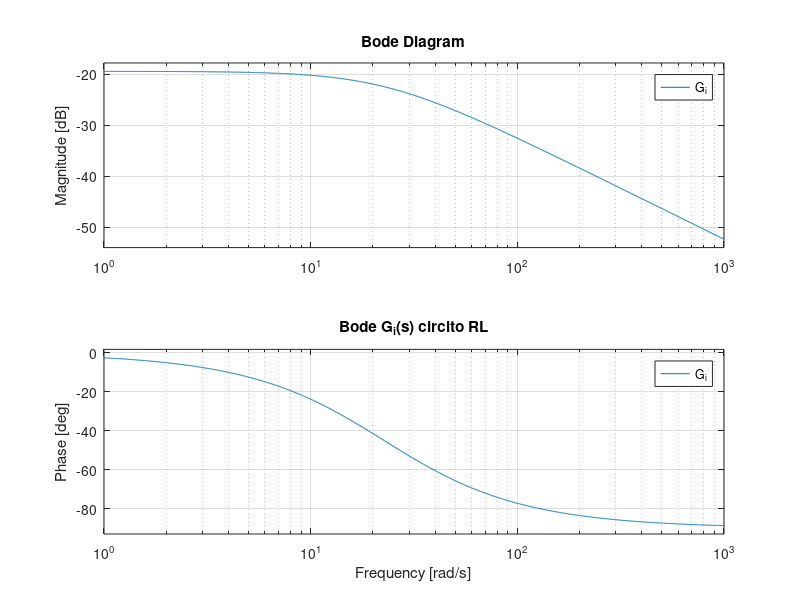
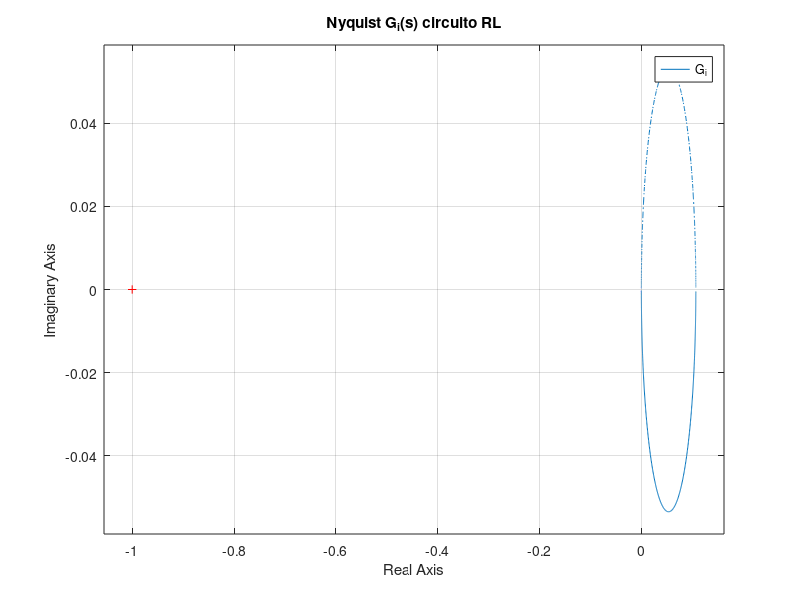
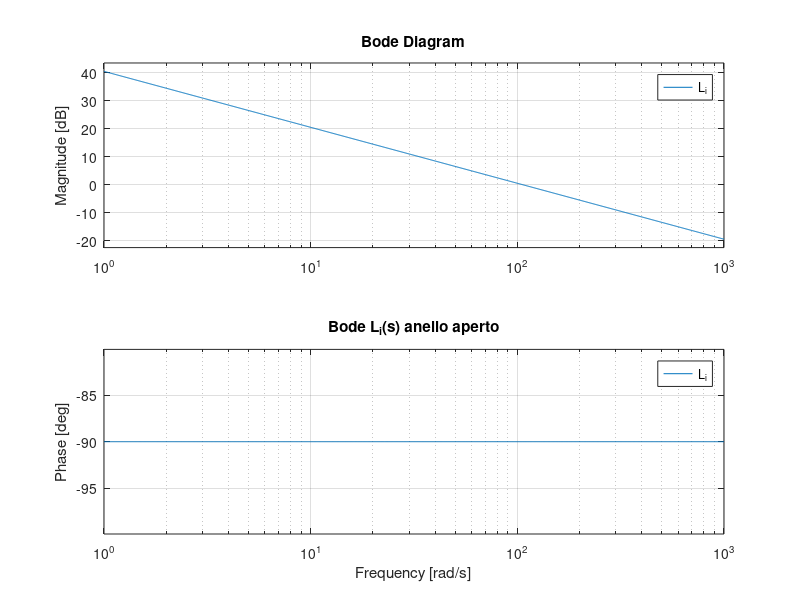
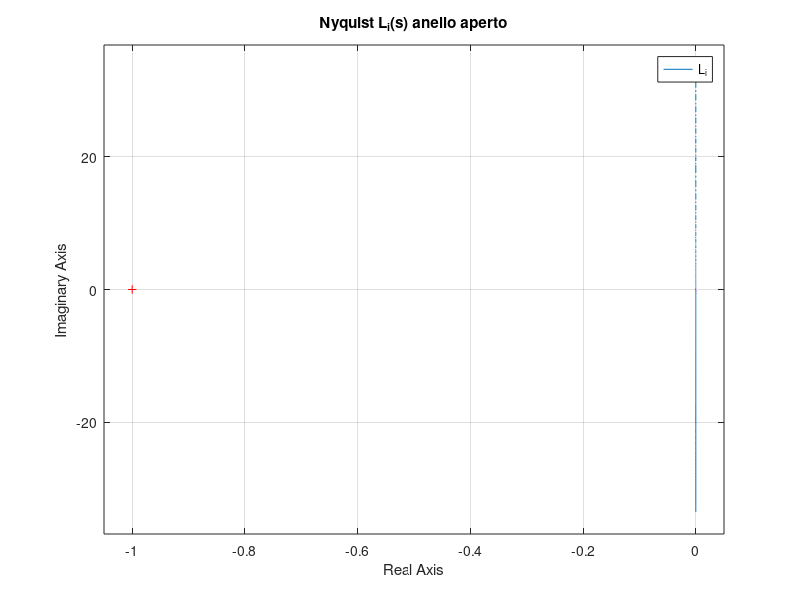

Write the MATLAB code that produced these figures, in order.
% PI sintetis with BODE method for RL circuit (current control)
clear all;
clc
fprintf('\n');
fprintf('============================================================\n');
fprintf(' CURRENT CONTROL MODEL\n');
fprintf('============================================================\n');
%% 0) Parametri 
Kg = 3;% gain amplificatore

% Circuito LR
L = 412.5e-3; %[H] inductance of the coil
Rc = 10; %[ohm]
% nc = 2450; %number of coils
% lc = 0.0825; %[m] lenght of the coil
% rc = 0.008; %[m] coil radius
Rs = 1; %[ohm] current sense resistance
Rcal = 0.85; % calibration resistance gain

R = (Rc + Rs)* Rcal; %[ohm] total resistance
V_max = 24; %tensione massima in ingresso alla bobina
I_max = 3; % 3 A massimi in ingresso alla bobina


% Meccanica
km = 6.5308e-5; %[N-m^2/A^2] electromagnet force constant
r = 1.27e-2; %[m] steel ball radius
m = 0.068; %[kg] steel ball mass
%Tb = 0.014; %[m] steel ball travel
l = 0.0394; %[m] total lenght
g = 9.81; %[m/s^2] gravity
%mu_0 = pi*4e-7; %[H/m] magnetic permeability constant
Kb = 2.83e-3; %[m/V] ball position sensitivity


%% 1) Modello circuito RL
fprintf(' 1) MODELLO CIRCUITO RL\n');
s = tf('s');
wp = R/L;% unico polo di T(s) calcolabile anche con funzione pole
G_i = 1/(s*L +R)
[G_i_num, G_i_den]   = tfdata(G_i, 'v');

fprintf("amplificatore: Kg=%f\n", Kg);

figure
bode(G_i)
grid on
title('Bode G_i(s) circito RL')

figure
nyquist(G_i)
grid on
title('Nyquist G_i(s) circuito RL')

% Validazione MODELLO in frequenza
% alpha = [0.01 0.1 0.2 0.5 1 2]; % coefficients
% N = length(alpha);
% dati = zeros(N,5); % [omega, modulo, modulo_dB, fase_deg]
% 
% fprintf("[omega, modulo, modulo_dB, fase_deg, absolute_delta_t] \n");
% for k = 1:N
%     omega = wp * alpha(k);
%     Tj = evalfr(T, 1j*omega);
%     modulo = abs(Tj);
%     modulo_dB = 20*log10(modulo);
%     fase_rad = angle(Tj);
%     fase_deg = rad2deg(angle(Tj));
%     period = (2*pi) / omega;
%     absolute_delta_t = period * (fase_deg/360);
%     dati(k,:) = [omega, modulo, modulo_dB, fase_deg, absolute_delta_t];
% end
% disp(dati)

%% 2) Modello meccanico linearizzato
%Equilibrium
x_e = l/2 - r; % posizione di equilibrio a metà (piedistallo - inizio palla)
xd_e = 0;
i_e = sqrt((m*g/km) * (x_e + 2*r -l)^2); % corrente di equilibrio ie(xe)

v_e = i_e * R;

k1 = (2 * km * i_e^2)/(m * (l -2*r -x_e)^3);
k2 = (2 * km * i_e)/(m * (l-2*r -x_e)^2);

% 2.1 - TF
G_x = k2/(s^2 -k1);
[numW, denW]   = tfdata(G_x, 'v');

p = pole(G_x);   % poli
wm = abs(p(1));
fprintf("Frequenza naturale G_x: wm=%f", wm);

%% 3) BODE syntesis 
wc = 2*wm;
phase_m = 90; %margine di fase in deg
fprintf("Requirements: wc=%f , phase margin=%f \n", wc, phase_m);

phiG_deg = -atand((wc*L)/R);%fase a omega c
Ti = 1/(wc * tand(180 + phiG_deg -phase_m));
Kp_i = sqrt(R^2 + (wc*L)^2) / ( Kg * sqrt(1 + 1/(wc^2 * Ti^2)) );
Ki_i = Kp_i/Ti;

%% 4) PI
fprintf("Regulator:\n");
fprintf("Kp_i = %f\n", Kp_i);
fprintf("Ki_i = %f\n", Ki_i);
R_i = Kp_i + Ki_i/s
[R_i_num, R_i_den] = tfdata(R_i, 'v');

%% 5) Limiti di delta I
%massimo gradino di corrente inseguibile dalla corrente di equilibrio
delta_i_max = (V_max - R*i_e) / (wc*L);
fprintf("Massimo gradino di corrente inseguibile: delta_i_max=%f A\n", delta_i_max);

%% 6) Check e diagrammi sistema RL controllato

% FDT con controllore ANELLO APERTO - L_i
L_i = R_i * Kg * G_i;
[numLi, denLi] = tfdata(L_i, 'v');
p_i = pole(L_i)
z_i = zero(L_i)
[gm, pm, wcg, wcp_i] = margin(L_i);
fprintf("Gain margin=%f ,Phase margin=%f ,w_c=%f \n", gm, pm, wcp_i);

figure
bode(L_i)
grid on
title('Bode L_i(s) anello aperto')

figure
nyquist(L_i)
grid on
title('Nyquist L_i(s) anello aperto')

% FDT ANELLO CHIUSO
H_i = minreal(L_i/(1+L_i))
poles_Hi = pole(H_i)

figure
bode(H_i)
grid on
title('Bode H_i(s) anello chiuso')

figure
nyquist(H_i)
grid on
title('Nyquist H_i(s) anello chiuso')
